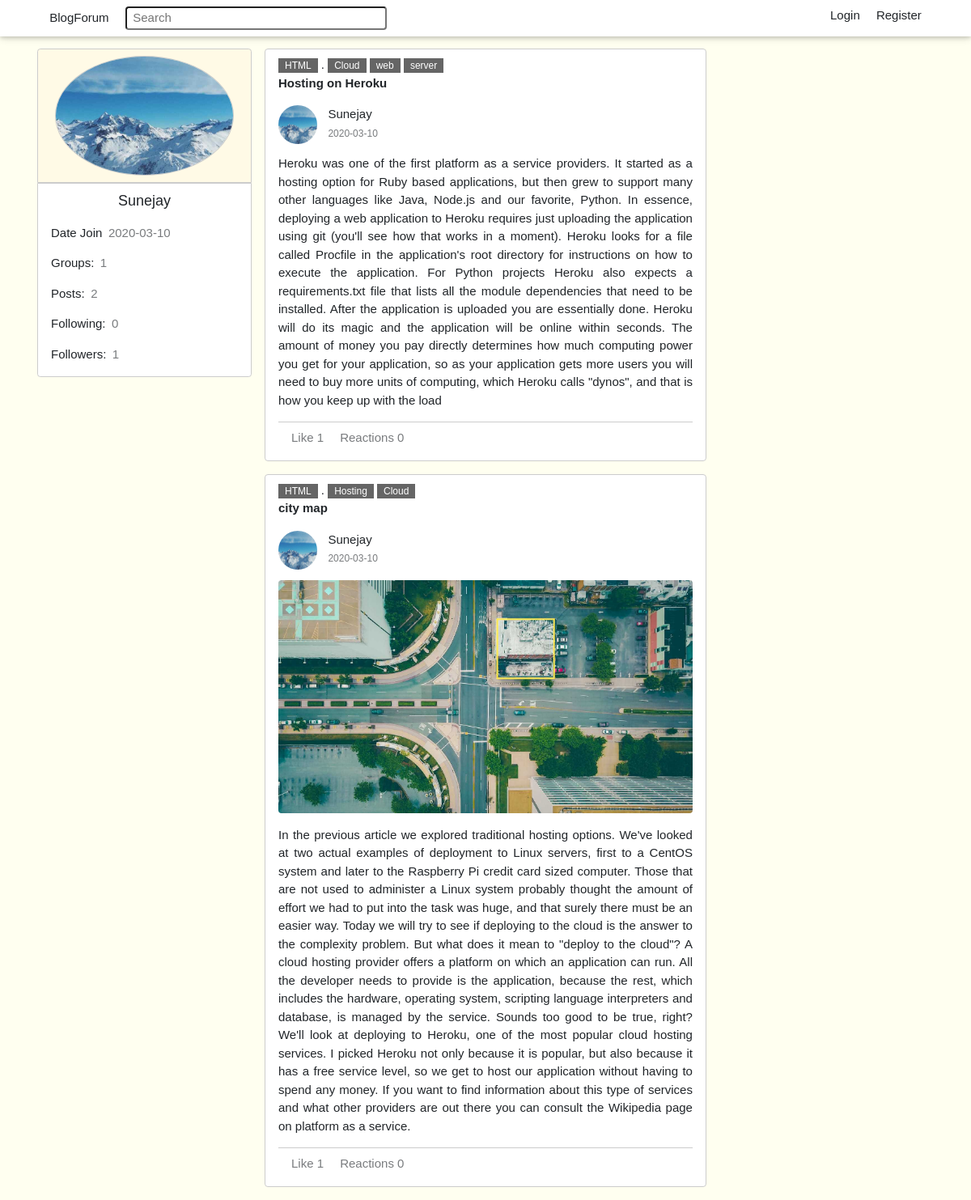
The page /user/Sunejay on the database its author committed.
### blog/models.py (models this page shows, shortened)
class SearchMixin(object):
    @classmethod
    def search(cls, expression):
        ids, total = query_index(cls.__tablename__, expression)
        if total == 0:
            return cls.query.filter_by(id=0), 0
        when = []
        for i in range(len(ids)):
            when.append((ids[i], i))
        return cls.query.filter(cls.id.in_(ids)).order_by(
            db.case(when, value=cls.id)), total

class User(db.Model, UserMixin, SearchMixin):
    __searchable__ = ['username']
    id = db.Column(db.Integer, primary_key=True)
    username = db.Column(db.String(20), unique=True, nullable=False)
    email = db.Column(db.String(120), unique=True, nullable=False)
    image_file = db.Column(db.String(20), nullable=False, default='default.jpg')
    password = db.Column(db.String(100), nullable=False)
    date_joined = db.Column(db.DateTime, nullable=False, default=datetime.utcnow)
    admin = db.Column(db.Boolean, default=False)
    roles = db.Column(db.String(4), default='R')
    posts = db.relationship('Post', backref='author', lazy='dynamic')
    comments = db.relationship('Comment', backref='author', lazy='dynamic')
    followed = db.relationship('User', secondary=followers,
                               primaryjoin=(followers.c.follower_id == id),
                               secondaryjoin=(followers.c.followed_id == id),
                               backref=db.backref('followers', lazy='dynamic'), lazy='dynamic')
    liked_posts = db.relationship('PostLike',
                                  foreign_keys='PostLike.user_id',
                                  backref='user', lazy='dynamic')
    liked_comments = db.relationship('CommentLike',
                                     foreign_keys='CommentLike.user_id',
                                     backref='user', lazy='dynamic')
    groups = db.relationship('Group', secondary=joins,
                             backref=db.backref('users', lazy='dynamic'),
                             lazy='dynamic')
    saved_posts = db.relationship('Post', secondary=post_save,
                             backref=db.backref('users', lazy='dynamic'),
                             lazy='dynamic')
    saved_comments = db.relationship('Comment', secondary=comment_save,
                                 backref=db.backref('users', lazy='dynamic'),
                                 lazy='dynamic')
    '''sent_messages = db.relationship('Message',
                                    foreign_keys='Message.sender_id',
                                    backref='author', lazy='dynamic')
    received_messages = db.relationship('Message',
                                        foreign_keys='Message.receiver_id',
                                        backref='receiver', lazy='dynamic')
    last_message_read_time = db.Column(db.DateTime)
    notifications = db.relationship('Notification', backref='user', lazy='dynamic')'''
    '''def new_messages(self):
        last_read_time = self.last_message_read_time or datetime(1900, 1, 1)
        return Message.query.filter_by(receiver=self).filter(
            Message.timestamp > last_read_time).count()

    def add_notification(self, name, data):
        self.notifications.filter_by(name=name).delete()
        n = Notification(name=name, payload_json=json.dumps(data), user=self)
        db.session.add(n)
        return n'''

class Post(db.Model, SearchMixin):   #, SearchableMixin
    __searchable__ = ['title', 'content']
    id = db.Column(db.Integer, primary_key=True)
    title = db.Column(db.String(100), nullable=False)
    content = db.Column(db.Text, nullable=False)
    image_file = db.Column(db.String(20))
    date_posted = db.Column(db.DateTime, nullable=False, default=datetime.utcnow)
    user_id = db.Column(db.Integer, db.ForeignKey('user.id'), nullable=False)
    group_id = db.Column(db.Integer, db.ForeignKey('group.id'), nullable=False)
    comments = db.relationship('Comment', backref='post', lazy='dynamic')
    group = db.relationship('Group', backref=db.backref('posts', lazy='dynamic'), lazy=True)
    likes = db.relationship('PostLike', backref='post', lazy='dynamic')
    tags = db.relationship('Tag', secondary=post_tags, backref=db.backref('posts', lazy='dynamic'))

class Group(db.Model, SearchMixin):
    __searchable__ = ['name']
    id = db.Column(db.Integer, primary_key=True)
    name = db.Column(db.String(20), unique=True, nullable=False)
    icon = db.Column(db.String(20), nullable=False)
    description = db.Column(db.String(100), nullable=False)
    category_id = db.Column(db.Integer, db.ForeignKey('category.id'), nullable=False)

class Tag(db.Model, SearchMixin):
    __searchable__ = ['name']
    id = db.Column(db.Integer, primary_key=True)
    name = db.Column(db.String(20), unique=True)         #, nullable=False

### blog/users/routes.py (the view)
@users.route('/user/<string:username>')
def user_posts(username):
    user = User.query.filter_by(username=username).first_or_404()
    posts = Post.query.filter_by(author=user).order_by(Post.date_posted.desc()).all()
    return render_template('user/user_posts.html', posts=posts, user=user)

### blog/main/forms.py
class SearchForm(FlaskForm):
    q = StringField('Search', validators=[DataRequired()])
    def __init__(self, *args, **kwargs):
        if 'formdata' not in kwargs:
            kwargs['formdata'] = request.args
        if 'csrf_enabled' not in kwargs:
            kwargs['csrf_enabled'] = False
        super(SearchForm, self).__init__(*args, **kwargs)

### blog/users/routes.py (called while the page is built)
@users.before_request
def before_request():
    if current_user.is_authenticated or current_user.is_anonymous:
        g.search_form = SearchForm()

### blog/templates/user/user_posts.html (shortened to what this page needs)
{% extends 'layout.html' %}
{% block content %}
<div class="w3-col m3">
    <div class="w3-center w3-padding w3-border rounded-top pg-wheat">
        <img src="{{ url_for('static', filename='profile_img/' + user.image_file) }}" class="w3-circle w3-image w3-border w3-hover-opacity" style="width:96%;"
        onclick="document.getElementById('modal01').style.display='block'"/>
    </div>
    <div class="w3-container w3-margin-bottom w3-border pt-2 rounded-bottom bg-white">
        <div class="w3-center"><p class="w3-large pg-font-bold">{{ user.username }}</p></div>
        <p>Date Join<span class="w3-opacity ml-2">{{ user.date_joined.strftime('%Y-%m-%d') }}</span></p>
        <p>Groups:<span class="w3-opacity ml-2">{{ user.groups.count() }}</span></p>
        <p>Posts:<span class="w3-opacity ml-2">{{ user.posts.count() }}</span></p>
        <p><a href="{{ url_for('users.following', username=user.username) }}">Following:<span class="w3-opacity ml-2">{{ user.followed.count() }}</span></a></p>
        <p><a href="{{ url_for('users.followers', username=user.username) }}">Followers:<span class="w3-opacity ml-2">{{ user.followers.count() }}</span></a></p>
    </div>
</div>
<div class="w3-col m6">
    {% for post in posts %}
        <div class="w3-container w3-padding w3-margin-bottom w3-border w3-round pg-bgc-white">
            <div>
                <a href="{{ url_for('posts.group', name=post.group.name) }}" class="w3-small w3-tag w3-opacity pg-link">{{ post.group.name }}</a> .
                {% for tag in post.tags %}
                    <a href="{{ url_for('posts.tag', name=tag.name) }}" class="w3-small w3-tag w3-opacity pg-link">{{ tag.name }}</a>
                {% endfor %}
            </div>
            <div><a href="{{ url_for('posts.post', post_id=post.id) }}" class="pg-b-text pg-link">{{ post.title }}</a></div>
            <div class="w3-margin-top w3-margin-bottom">
                <div class="w3-col" style="width:12%;">
                    <a href="#"><img src="{{ url_for('static', filename='profile_img/' + post.author.image_file) }}" class="w3-circle w3-image" style="width:48px; height:48px;"/></a>
                </div>
                <div class="w3-rest">
                    <a href="{{ url_for('users.user_posts', username=post.author.username) }}" class="pg-link">{{ post.author.username }}</a><br>
                    <small class="w3-opacity">{{ post.date_posted.strftime('%Y-%m-%d') }}</small>
                </div>
            </div>
            <div class="w3-justify w3-border-bottom">
                {% if post.image_file %}
                    <img src="{{ url_for('static', filename='post_img/' + post.image_file) }}" class="w3-image w3-round w3-margin-bottom" style="width:100%"/>
                {% endif %}
                <p> {{ post.content }}</p>
            </div>
            <div class="w3-padding">
                {% if current_user.is_authenticated %}
                    {% if current_user.has_liked_post(post) %}
                        <a href="{{ url_for('posts.post_like_action', post_id=post.id, action='unlike') }}" class="w3-margin-right w3-opacity pg-join">Unlike {{ post.likes.count() }}</a>
                    {% else %}
                        <a href="{{ url_for('posts.post_like_action', post_id=post.id, action='like') }}" class="w3-margin-right w3-opacity pg-join">Like {{ post.likes.count() }}</a>
                    {% endif %}
                {% else %}
                    <span class="w3-margin-right w3-opacity pg-join">Like {{ post.likes.count() }}</span>
                {% endif %}
                <a href="{{ url_for('posts.post', post_id=post.id) }}" class="w3-margin-right w3-opacity pg-join">Reactions {{ post.comments.count() }}</a>
            </div>
        </div>
    {% endfor %}
</div>
{% endblock content %}

### blog/static/css/w3.css (style rules this page uses)
*,*:before,*:after { box-sizing:inherit }
html { -ms-text-size-adjust:100%;-webkit-text-size-adjust:100% }
body { margin:0 }
a { background-color:transparent }
small { font-size:80% }
img { border-style:none }
button,input,select,textarea,optgroup { font:inherit;margin:0 }
button,input { overflow:visible }
html,body { font-family:Verdana,sans-serif;font-size:15px;line-height:1.5 }
html { overflow-x:hidden }
.w3-image { max-width:100%;height:auto }
img { vertical-align:middle }
a { color:inherit }
.w3-badge,.w3-tag { background-color:#000;color:#fff;display:inline-block;padding-left:8px;padding-right:8px;text-align:center }
.w3-container:after,.w3-container:before,.w3-panel:after,.w3-panel:before,.w3-row:after,.w3-row:before,.w3-row-padding:after,.w3-row-padding:before, .w3-cell-row:before,.w3-cell-row:after,.w3-clear:after,.w3-clear:before,.w3-bar:before,.w3-bar:after { content:"";display:table;clear:both }
.w3-col,.w3-half,.w3-third,.w3-twothird,.w3-threequarter,.w3-quarter { float:left;width:100% }
@media (min-width:601px) { .w3-col.m3,.w3-quarter { width:24.99999% } }
@media (min-width:601px) { .w3-col.m6,.w3-half { width:49.99999% } }
.w3-rest { overflow:hidden }
.w3-circle { border-radius:50% }
.w3-round,.w3-round-medium { border-radius:4px }
.w3-row-padding,.w3-row-padding>.w3-half,.w3-row-padding>.w3-third,.w3-row-padding>.w3-twothird,.w3-row-padding>.w3-threequarter,.w3-row-padding>.w3-quarter,.w3-row-padding>.w3-col { padding:0 8px }
.w3-container,.w3-panel { padding:0.01em 16px }
.w3-opacity,.w3-hover-opacity:hover { opacity:0.60 }
.w3-small { font-size:12px!important }
.w3-large { font-size:18px!important }
.w3-justify { text-align:justify!important }
.w3-center { text-align:center!important }
.w3-border { border:1px solid #ccc!important }
.w3-border-bottom { border-bottom:1px solid #ccc!important }
.w3-margin-top { margin-top:16px!important }
.w3-margin-bottom { margin-bottom:16px!important }
.w3-margin-right { margin-right:16px!important }
.w3-padding { padding:8px 16px!important }

### blog/static/css/main.css (style rules this page uses)
body { background-color: cornsilk; }
.pg-link, .pg-header-link, .pg-join, .pg-header-link:hover, .pg-link:hover, .pg-join:hover { text-decoration: none; }
.pg-b-text { font-weight: bold; }
.pg-wheat { background-color: #fffae6; }
#header-input { width: 60%; }
.pg-bgc-white { background-color: white; }

### rows shown on the page
User: image_file (placeholder picture), username "Sunejay", date_joined "2020-03-10"
Post: group.name "HTML", title "Hosting on Heroku", image_file (placeholder picture), author.username "Sunejay", date_posted "2020-03-10", content "Heroku was one of the first platform as a service providers. It started as a hosting option for Ruby based applications, but then grew to support many other languages like Java, Node.js and our favorite, Python. In essence, deploying a web application to Heroku requires just uploading the application using git (you'll see how that works in a moment). Heroku looks for a file called Procfile in the application's root directory for instructions on how to execute the application. For Python projects Heroku also expects a requirements.txt file that lists all the module dependencies that need to be installed. After the application is uploaded you are essentially done. Heroku will do its magic and…", likes.count "1", comments.count "0"
Tag: name "Cloud"
Tag: name "web"
Tag: name "server"
Post: group.name "HTML", title "city map", image_file (placeholder picture), author.username "Sunejay", date_posted "2020-03-10", image_file (picture), content "In the previous article we explored traditional hosting options. We've looked at two actual examples of deployment to Linux servers, first to a CentOS system and later to the Raspberry Pi credit card sized computer. Those that are not used to administer a Linux system probably thought the amount of effort we had to put into the task was huge, and that surely there must be an easier way. Today we will try to see if deploying to the cloud is the answer to the complexity problem. But what does it mean to \"deploy to the cloud\"? A cloud hosting provider offers a platform on which an application can run. All the developer needs to provide is the application, because the rest, which includes the…", likes.count "1", comments.count "0"
Tag: name "Hosting"

### other values the page prints
{{ user.groups.count() }} "1"
{{ user.posts.count() }} "2"
{{ user.followed.count() }} "0"
{{ user.followers.count() }} "1"
